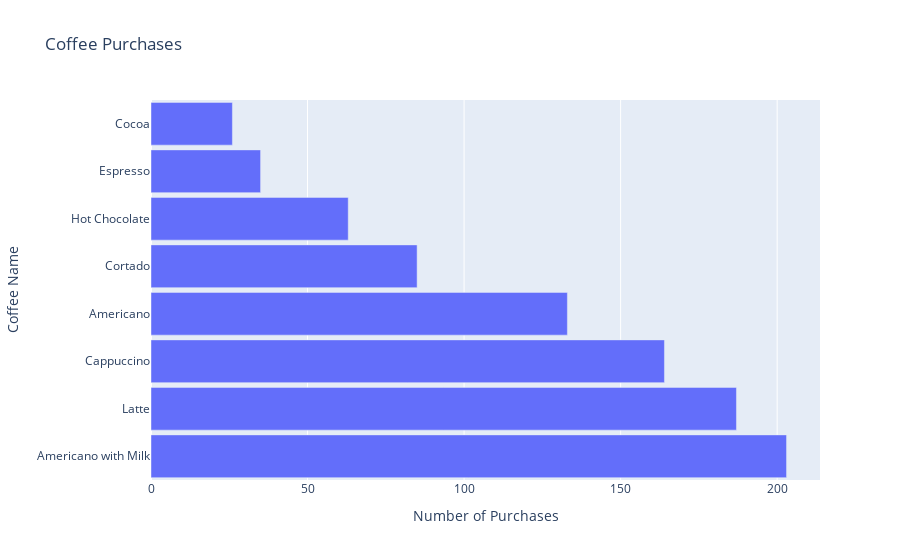

Source (notebook cell):
### Code cell
coffee_type = df['coffee_name'].value_counts()

fig = go.Figure()
fig.add_trace(go.Bar(
    y = coffee_type.index,
    x = coffee_type.values,
    orientation= 'h'
))

fig.update_layout(
    title = 'Coffee Purchases',
    xaxis_title = 'Number of Purchases',
    yaxis_title = 'Coffee Name',
    bargap=0.1
)
fig.show()

### Figure 1 — Plotly figure (JSON) as saved in the notebook; plotly's stock layout.template omitted (floating-point values rounded to 4 significant figures)
{"data": [{"orientation": "h", "type": "bar", "x": [203, 187, 164, 133, 85, 63, 35, 26], "y": ["Americano with Milk", "Latte", "Cappuccino", "Americano", "Cortado", "Hot Chocolate", "Espresso", "Cocoa"]}], "layout": {"bargap": 0.1, "title": {"text": "Coffee Purchases"}, "xaxis": {"title": {"text": "Number of Purchases"}}, "yaxis": {"title": {"text": "Coffee Name"}}}}
